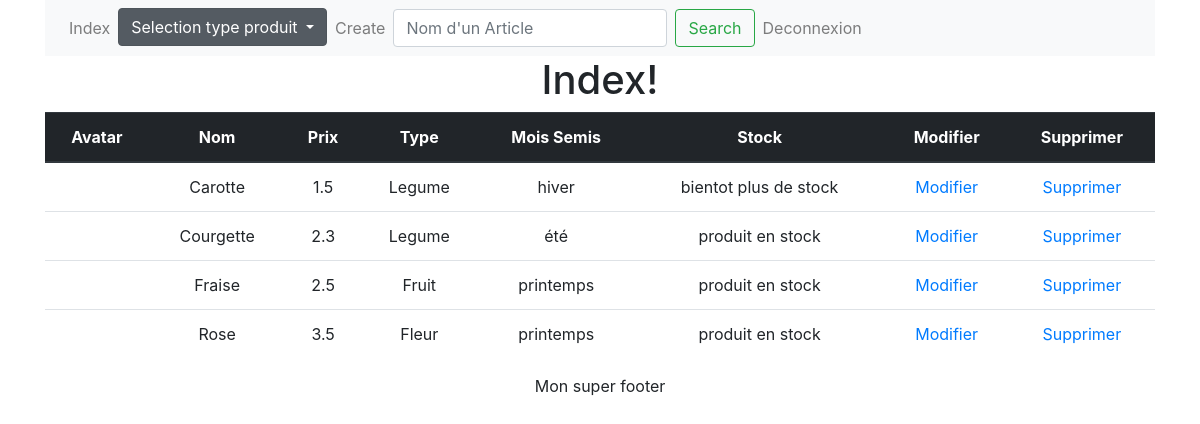
Screenshot of / (signed in) with the database file from the repository.
### tables this page shows
CREATE TABLE product (

  idProduct        INT          NOT NULL AUTO_INCREMENT,
  nomProduct       VARCHAR(100) NOT NULL,
  prixProduct      FLOAT          NOT NULL,
  typeProduct      INT          NOT NULL,
  moisSemisProduct INT          NOT NULL,
  stockProduct     INT,
  avatarProduct   VARCHAR(255),
  PRIMARY KEY (idProduct),
  FOREIGN KEY (typeProduct) REFERENCES type (idType)
);

CREATE TABLE type (

  idType  INT         NOT NULL AUTO_INCREMENT,
  nomType VARCHAR(40) NOT NULL,
  PRIMARY KEY (idType)
);

### index.php (called while the page is built, shortened)
<?php
include 'includes/includes.php';
$ps = new \Service\ProductService();
$pr = RepoFactory::createRepository('product');
$productsToDisplay = [];
if (isset($_GET['type'])) {
    $idType = $_GET['type'];
    $productsToDisplay = $pr->getAllByTypeId($idType);
} else $productsToDisplay = $produits;
include 'views/index.php';

### dao/RepoFactory.php (called while the page is built, shortened)
<?php
class RepoFactory
{
    public static function createRepository($repoName) : RepositoryInterface
    {
        $config = \Service\Configuration::getInstance();
        $mysqli = new mysqli($config->getHost(), $config->getUsername(), $config->getPassword(), $config->getDbName());
        if ($repoName == self::USER){
            $ur = new UserRepository($mysqli);
            return $ur;
        } elseif($repoName == self::TYPE){
            $tr = new TypeRepository($mysqli);
            return $tr;
        }
        elseif($repoName == RepoFactory::PRODUCT){
            $pr = new ProductRepository($mysqli, RepoFactory::createRepository(self::TYPE));
            return $pr;
        }
    }
}

### includes/database2.php (called while the page is built, shortened)
<?php
$pr = RepoFactory::createRepository(RepoFactory::PRODUCT);
$produits = $pr->getAll();

### dao/ProductRepository.php (called while the page is built, shortened)
<?php
class ProductRepository implements RepositoryInterface
{
    private $mysqli;
    private $typeRepository;
    public function __construct($mysqli, $typeRepository)
    {
        $this->mysqli = $mysqli;
        $this->typeRepository = $typeRepository;
    }
    public function getAll()
    {
        $listeProducts = [];
        $getAllProductsQuery = "SELECT * FROM product";
        if ($stmt = $this->mysqli->prepare($getAllProductsQuery)) {
            $stmt->execute();
            $result = $stmt->get_result();
            while ($row = $result->fetch_assoc()) {
                $product = new \Entity\Product();
                $product->setId($row['idProduct'])
                    ->setNom($row['nomProduct'])
                    ->setPrix($row['prixProduct'])
                    ->setType($this->typeRepository->getById($row['typeProduct']))
                    ->setMoisSemis($row['moisSemisProduct'])
                    ->setStock($row['stockProduct'])
                    ->setAvatarName($row['avatarProduct']);
                $listeProducts[] = $product;
            }
        }
        return $listeProducts;
    }
}

### includes/includes.php (called while the page is built, shortened)
<?php
include 'entities/Product.php';
include 'entities/Type.php';
include 'dao/ProductRepository.php';
include "dao/TypeRepository.php";
include "dao/RepoFactory.php";
include 'services/ProductService.php';
include 'includes/database2.php';

### entities/Product.php (called while the page is built, shortened)
<?php
    class Product
    {
        protected $id;
        protected $nom;
        protected $prix;
        protected $type;
        protected $mois_semis;
        protected $stock;
        protected $avatarName;
        public function __construct($id = null, $nom = null, $prix = null, $type = null, $mois_semis = null, $stock = null, $avatarName = null)
        {
            $this->id = $id;
            $this->nom = $nom;
            $this->prix = $prix;
            $this->type = $type;
            $this->mois_semis = $mois_semis;
            $this->stock = $stock;
            $this->avatarName = $avatarName;
        }
        public function getAvatarName()
        {
            return $this->avatarName;
        }
        public function setAvatarName($avatarName)
        {
            $this->avatarName = $avatarName;
            return $this;
        }
        public function getId()
        {
            return $this->id;
        }
        public function setId($id)
        {
            $this->id = $id;
            return $this;
        }
        public function getNom()
        {
            return $this->nom;
        }
        public function setNom($nom)
        {
            $this->nom = $nom;
            return $this;
        }
        public function getPrix()
        {
            return $this->prix;
        }
        public function setPrix($prix)
        {
            $this->prix = $prix;
            return $this;
        }
        public function getType()
        {
            return $this->type;
        }
        public function setType($type)
        {
            $this->type = $type;
            return $this;
        }
        public function getMoisSemis()
        {
            return $this->mois_semis;
        }
        public function setMoisSemis($mois_semis)
        {
            $this->mois_semis = $mois_semis;
            return $this;
        }
        public function getStock()
        {
            return $this->stock;
        }
        public function setStock($stock)
        {
            $this->stock = $stock;
            return $this;
        }
    }

### dao/TypeRepository.php (called while the page is built, shortened)
<?php
class TypeRepository implements RepositoryInterface
{
    private $mysqli;
    public function __construct($mysqli)
    {
        $this->mysqli = $mysqli;
    }
    public function getById($id)
    {
        $type = new \Entity\Type();
        $getByIdQuery = "SELECT * FROM type WHERE idType = ?";
        if ($stmt = $this->mysqli->prepare($getByIdQuery)) {
            $stmt->bind_param('i', $id);
            $stmt->execute();
            $result = $stmt->get_result();
            while ($row = $result->fetch_assoc()) {
                $type->setId($row['idType'])->setNom($row['nomType']);
            }
        }
        return $type;
    }
}

### entities/Type.php (called while the page is built, shortened)
<?php
    class Type
    {
        protected $nom;
        public function setId($id)
        {
            return $this;
        }
        public function getNomType()
        {
            return $this->nom;
        }
        public function setNom($nom)
        {
            $this->nom = $nom;
            return $this;
        }
    }

### services/ProductService.php (called while the page is built, shortened)
<?php
class ProductService
{
    function getStock($stock){
        if($stock >= 5){
            return "produit en stock";
        }
        elseif($stock >0 && $stock<5){
            return "bientot plus de stock";
        }
        elseif($stock ==0){
            return "en attente de livraison";
        }
    }
    function getSaison($mois_semis){
        if($mois_semis <=3){
            return "hiver";
        }
        elseif($mois_semis>3 && $mois_semis<=6){
            return "printemps";
        }
        elseif($mois_semis > 6 && $mois_semis<=9){
            return "été";
        }
        elseif($mois_semis>9){
            return "automne";
        }
    }
}

### views/index.php (the view, shortened to what this page needs)
<?php
include __DIR__ . '/partials/header.php'; ?>
<div>
    <h1>Index!</h1>
    <table class="table">
        <thead class="thead-dark">
        <tr>
            <th>Avatar</th>
            <th>Nom</th>
            <th>Prix</th>
            <th>Type</th>
            <th>Mois Semis</th>
            <th>Stock</th>
            <th>Modifier</th>
            <th>Supprimer</th>
        </tr>
        </thead>
        <tbody>
        <?php
        foreach ($productsToDisplay as $produit):
            ?>
            <?php
             if ($produit->getAvatarName() !== NULL){
                echo('<td><image class = "avatar" src="uploads/'.$produit->getAvatarName().'"></image></td>');
             } else echo('<td></td>')
            ?>
            <td><?= $produit->getNom(); ?></td>
            <td><?= $produit->getPrix(); ?></td>
            <td><?= $produit->getType()->getNomType(); ?></td>
            <td><?= $ps->getSaison($produit->getMoisSemis()); ?></td>
            <td><?= $ps->getStock($produit->getStock()); ?></td>
            <td><a href="update.php?idProduit=<?= $produit->getId() ?>">Modifier</a></td>
            <td><a href="delete.php?idProduit=<?= $produit->getId() ?>">Supprimer</a></td>
            <?php
        endforeach
        ?>
        </tbody>
    </table>
    <?php include __DIR__ . '/partials/footer.php'; ?>

### views/partials/header.php (shortened to what this page needs)
<!doctype html>
<html lang="en">
<head>
    <link rel="stylesheet" type="text/css" href="/css/bootstrap.css">
    <link rel="stylesheet" type="text/css" href="/css/style.css">
</head>
<body>
<div class="container text-center">
    <div class="row">
        <div class="col-md-12">
            <div>
                <nav class="navbar navbar-expand-lg navbar-light bg-light">
                    <div class="collapse navbar-collapse" id="navbarSupportedContent">
                        <ul class="navbar-nav mr-auto">
                            <li class="nav-item">
                                <a class="nav-link" href="../index.php">Index</a>
                            </li>
                            <div class="dropdown show">
                                <a class="btn btn-secondary dropdown-toggle" href="#" role="button"
                                   id="dropdownMenuLink" data-toggle="dropdown" aria-haspopup="true"
                                   aria-expanded="false">
                                    Selection type produit
                                </a>
                            </div>
                            <li class="nav-item">
                                <a class="nav-link" href="../create.php">Create</a>
                            </li>
                            <form class="form-inline my-2 my-lg-0" method="POST">
                                <input class="form-control mr-sm-2" type="text" name="search" value="<?php $search ?>"
                                       id="nom" placeholder="Nom d'un Article" aria-label="Search">
                                <button class="btn btn-outline-success my-2 my-sm-0" type="submit">Search</button>
                            </form>
                            <li class="nav-item">
                                <a class="nav-link" href="../disconnect.php">Deconnexion</a>
                            </li>
                    </div>
                </nav>
            </div>

### views/partials/footer.php
<div class="footer">
    <p>Mon super footer</p>
</div>
</div></div></div>
</body>
</html>

### rows the page displays
product: nomProduct "Carotte", prixProduct "1.5", typeProduct.nomType "Legume", moisSemisProduct "hiver", stockProduct "bientot plus de stock"
product: nomProduct "Courgette", prixProduct "2.3", typeProduct.nomType "Legume", moisSemisProduct "été", stockProduct "produit en stock"
product: nomProduct "Fraise", prixProduct "2.5", typeProduct.nomType "Fruit", moisSemisProduct "printemps", stockProduct "produit en stock"
product: nomProduct "Rose", prixProduct "3.5", typeProduct.nomType "Fleur", moisSemisProduct "printemps", stockProduct "produit en stock"
